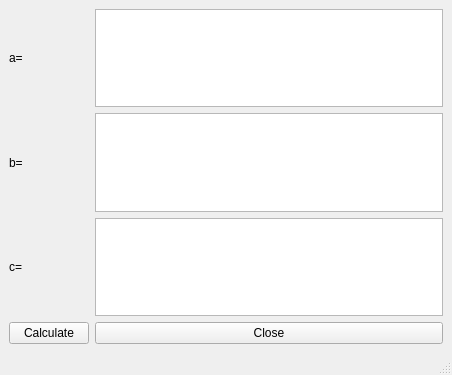
<?xml version="1.0" encoding="UTF-8"?>
<ui version="4.0">
 <class>MainWindow</class>
 <widget class="QMainWindow" name="MainWindow">
  <property name="geometry">
   <rect>
    <x>0</x>
    <y>0</y>
    <width>452</width>
    <height>375</height>
   </rect>
  </property>
  <property name="windowTitle">
   <string>MainWindow</string>
  </property>
  <widget class="QWidget" name="centralwidget">
   <layout class="QHBoxLayout" name="horizontalLayout">
    <item>
     <layout class="QVBoxLayout" name="verticalLayout_2">
      <item>
       <widget class="QLabel" name="label_3">
        <property name="text">
         <string>a=</string>
        </property>
       </widget>
      </item>
      <item>
       <widget class="QLabel" name="label_2">
        <property name="text">
         <string>b=</string>
        </property>
       </widget>
      </item>
      <item>
       <widget class="QLabel" name="label">
        <property name="text">
         <string>c=</string>
        </property>
       </widget>
      </item>
      <item>
       <widget class="QPushButton" name="pushButton_2">
        <property name="text">
         <string>Calculate</string>
        </property>
       </widget>
      </item>
     </layout>
    </item>
    <item>
     <layout class="QVBoxLayout" name="verticalLayout">
      <item>
       <widget class="QTextEdit" name="textEdit_a"/>
      </item>
      <item>
       <widget class="QTextEdit" name="textEdit_b"/>
      </item>
      <item>
       <widget class="QTextEdit" name="textEdit_c"/>
      </item>
      <item>
       <widget class="QPushButton" name="pushButton">
        <property name="text">
         <string>Close</string>
        </property>
       </widget>
      </item>
     </layout>
    </item>
   </layout>
  </widget>
  <widget class="QMenuBar" name="menubar">
   <property name="geometry">
    <rect>
     <x>0</x>
     <y>0</y>
     <width>452</width>
     <height>22</height>
    </rect>
   </property>
  </widget>
  <widget class="QStatusBar" name="statusbar"/>
 </widget>
 <resources/>
 <connections>
  <connection>
   <sender>pushButton</sender>
   <signal>clicked()</signal>
   <receiver>MainWindow</receiver>
   <slot>close()</slot>
   <hints>
    <hint type="sourcelabel">
     <x>273</x>
     <y>319</y>
    </hint>
    <hint type="destinationlabel">
     <x>106</x>
     <y>33</y>
    </hint>
   </hints>
  </connection>
 </connections>
</ui>
